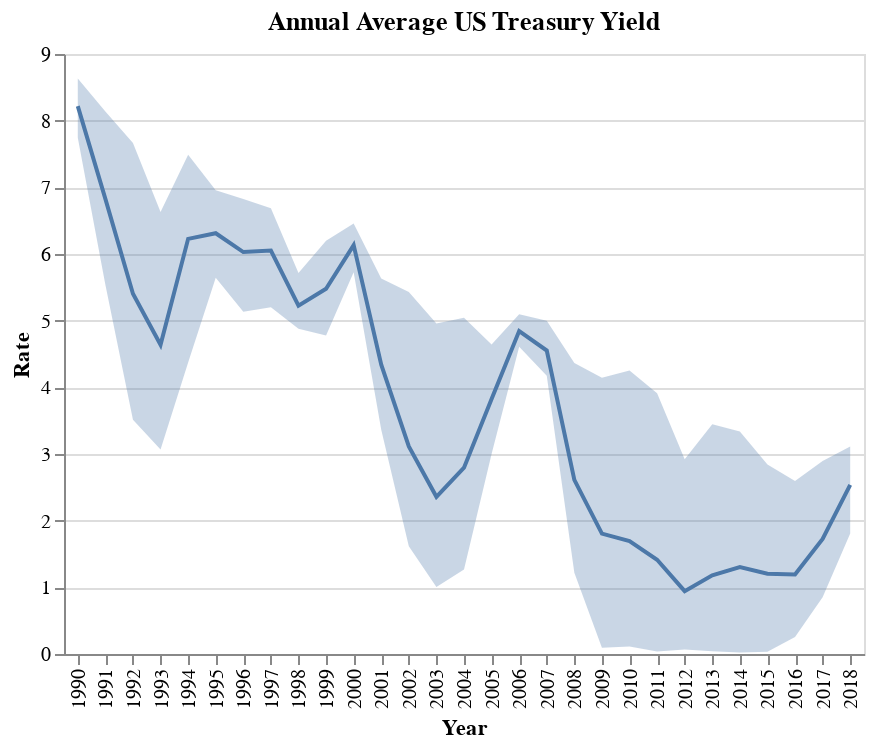

Source (notebook cell):
### Code cell
base = alt.Chart(df).encode(
    x=alt.X('year:O', axis=alt.Axis(title='Year'))
).properties(
    title='Annual Average US Treasury Yield'
)

line = base.mark_line().encode(
    y='average'
)

band = base.mark_area(opacity=0.3).encode(
    y=alt.Y('min', axis=alt.Axis(title='Rate')),
    y2='max'
)

chart = line + band
chart

### Figure 1 — Vega-Lite specification as saved in the notebook (floating-point values rounded to 4 significant figures)
{"$schema": "https://vega.github.io/schema/vega-lite/v2.6.0.json", "config": {"view": {"height": 300, "width": 400}}, "datasets": {"data-49fd3ec14ca6360925a368d767214ae9": [{"average": 8.218, "max": 8.634, "min": 7.745, "year": 1990}, {"average": 6.828, "max": 8.139, "min": 5.54, "year": 1991}, {"average": 5.404, "max": 7.666, "min": 3.514, "year": 1992}, {"average": 4.638, "max": 6.628, "min": 3.066, "year": 1993}, {"average": 6.227, "max": 7.49, "min": 4.372, "year": 1994}, {"average": 6.311, "max": 6.955, "min": 5.643, "year": 1995}, {"average": 6.029, "max": 6.826, "min": 5.135, "year": 1996}, {"average": 6.052, "max": 6.687, "min": 5.201, "year": 1997}, {"average": 5.223, "max": 5.716, "min": 4.878, "year": 1998}, {"average": 5.479, "max": 6.198, "min": 4.776, "year": 1999}, {"average": 6.133, "max": 6.457, "min": 5.726, "year": 2000}, {"average": 4.34, "max": 5.634, "min": 3.362, "year": 2001}, {"average": 3.113, "max": 5.432, "min": 1.616, "year": 2002}, {"average": 2.358, "max": 4.957, "min": 1.006, "year": 2003}, {"average": 2.794, "max": 5.044, "min": 1.269, "year": 2004}, {"average": 3.825, "max": 4.644, "min": 2.999, "year": 2005}, {"average": 4.844, "max": 5.097, "min": 4.607, "year": 2006}, {"average": 4.552, "max": 4.999, "min": 4.174, "year": 2007}, {"average": 2.611, "max": 4.366, "min": 1.219, "year": 2008}, {"average": 1.805, "max": 4.142, "min": 0.09524, "year": 2009}, {"average": 1.693, "max": 4.251, "min": 0.113, "year": 2010}, {"average": 1.414, "max": 3.911, "min": 0.03888, "year": 2011}, {"average": 0.9431, "max": 2.922, "min": 0.06676, "year": 2012}, {"average": 1.182, "max": 3.446, "min": 0.03964, "year": 2013}, {"average": 1.304, "max": 3.338, "min": 0.02436, "year": 2014}, {"average": 1.203, "max": 2.841, "min": 0.03442, "year": 2015}, {"average": 1.192, "max": 2.594, "min": 0.2544, "year": 2016}, {"average": 1.727, "max": 2.894, "min": 0.8499, "year": 2017}, {"average": 2.538, "max": 3.114, "min": 1.809, "year": 2018}]}, "layer": [{"data": {"name": "data-49fd3ec14ca6360925a368d767214ae9"}, "encoding": {"x": {"axis": {"title": "Year"}, "field": "year", "type": "ordinal"}, "y": {"field": "average", "type": "quantitative"}}, "mark": "line", "title": "Annual Average US Treasury Yield"}, {"data": {"name": "data-49fd3ec14ca6360925a368d767214ae9"}, "encoding": {"x": {"axis": {"title": "Year"}, "field": "year", "type": "ordinal"}, "y": {"axis": {"title": "Rate"}, "field": "min", "type": "quantitative"}, "y2": {"field": "max", "type": "quantitative"}}, "mark": {"opacity": 0.3, "type": "area"}, "title": "Annual Average US Treasury Yield"}]}
